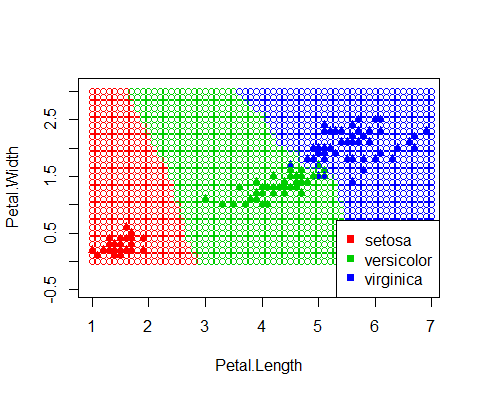

This chart was generated by the following R code:
euclideanDistance <- function(u, v)
{
  sqrt(sum((u - v)^2))
}

sortObjectsByDist <- function(xl, z, metricFunction = euclideanDistance)
{
  l <- dim(xl)[1]
  n <- dim(xl)[2] - 1
  
  distances <- matrix(NA, l, 2)
  for (i in 1:l)
  {
    distances[i, ] <- c(i, metricFunction(xl[i, 1:n], z))
  }
  orderedXl <- xl[order(distances[, 2]), ]
  return (orderedXl);
}

kNN <- function(xl, z, k)
{
  orderedXl <- sortObjectsByDist(xl, z)
  n <- dim(orderedXl)[2] - 1
  classes <- orderedXl[1:k, n + 1]
  counts <- table(classes)
  class <- names(which.max(counts))
  return (class)
}


colors <- c("setosa" = "red", "versicolor" = "green3", "virginica" = "blue")
plot(iris[, 3:4], pch = 17, bg = colors[iris$Species], col = colors[iris$Species], asp = 1)


x <- seq (1, 7, by=0.1)
y <- seq (0, 3, by=0.1)
for (i in x){
  for (j in y){
    z <- c(i, j)
    xl <- iris[, 3:5]
    class <- kNN(xl, z, k=6)
    points(z[1], z[2], pch = 1, bg = "white", col=colors[class])
  }
}


legend("bottomright", c("setosa", "versicolor", "virginica"), pch = c(15,15,15), col = c("red", "green3", "blue"))
